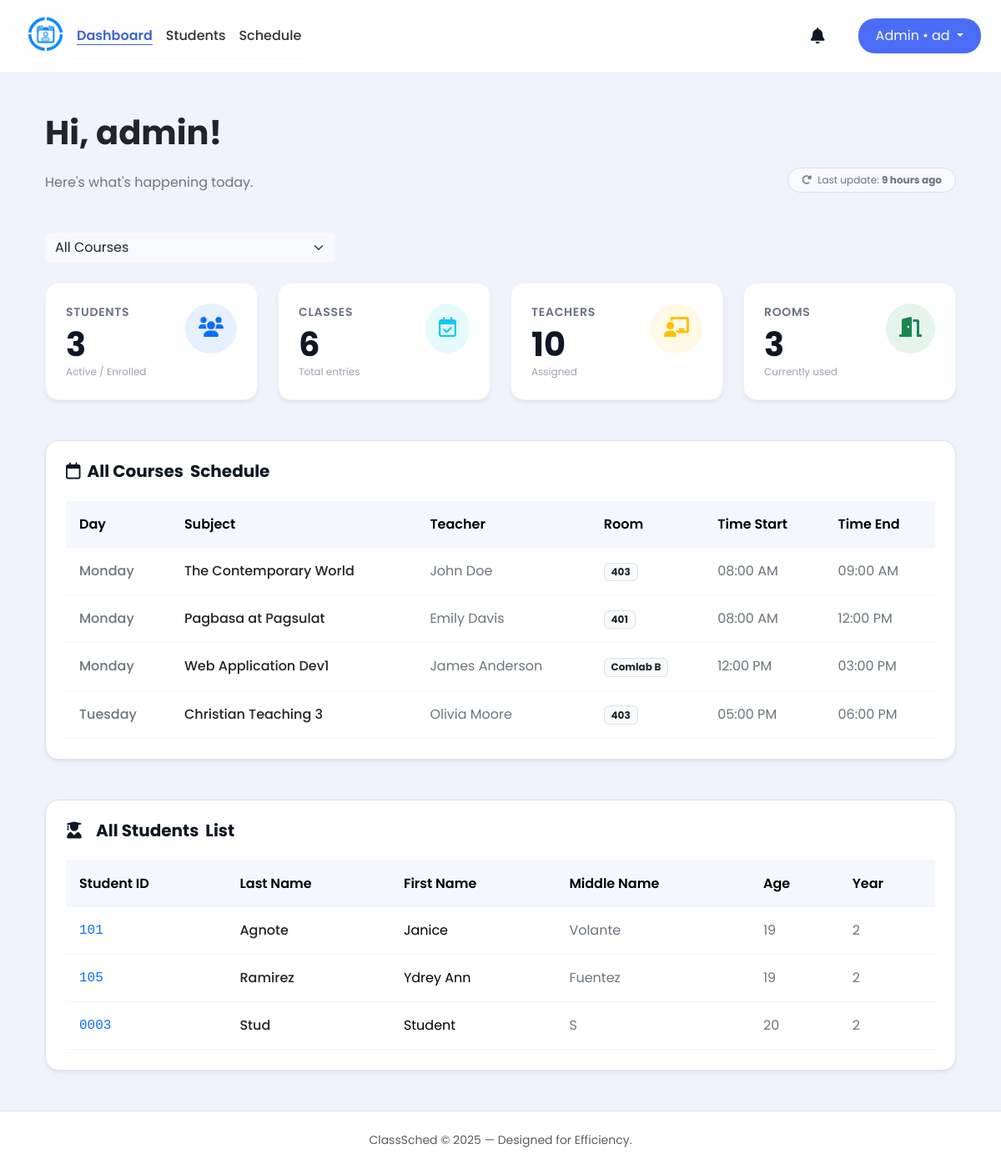
Page /src/admin_dashboard.php (signed in) on the committed database.
### tables this page shows
CREATE TABLE admin_system_log (
        id INTEGER PRIMARY KEY CHECK (id = 1),
        last_activity DATETIME DEFAULT CURRENT_TIMESTAMP
    );

CREATE TABLE schedules (
        id INTEGER PRIMARY KEY AUTOINCREMENT,
        day TEXT NOT NULL,
        subject_id INTEGER NOT NULL,
        teacher_id INTEGER NOT NULL,
        room TEXT(10),
        time_start TIME,
        time_end TIME,
        course_id INTEGER NOT NULL,

        FOREIGN KEY (teacher_id) REFERENCES teachers(id),
        FOREIGN KEY (course_id) REFERENCES courses(id),
        FOREIGN KEY (subject_id) REFERENCES subjects(id)
    );

CREATE TABLE students (
        id INTEGER PRIMARY KEY AUTOINCREMENT,
        user_id INTEGER UNIQUE,
        student_number TEXT(50) NOT NULL,
        last_name TEXT(50) NOT NULL,
        first_name TEXT(50),
        middle_name TEXT(50),
        age INTEGER,
        phone_number TEXT(20),
        course_id INTEGER NOT NULL,
        year_level INTEGER,
        email TEXT(255) UNIQUE,
        last_notification_check DATETIME DEFAULT "1970-01-01 00:00:00",
        FOREIGN KEY (user_id) REFERENCES users(id),
        FOREIGN KEY (course_id) REFERENCES courses(id)
    );

### src/notification.php (called while the page is built, shortened)
<?php
function notif($role = null, $handle_actions = true) {
    $user = $_SESSION["user"];
    $user_id = $user['id'];
    $db = get_db();
    if ($role === 'admin') {
        $last_check_row = $db->querySingle("SELECT last_notification_check FROM users WHERE id = $user_id", true);
        $last_click = ($last_check_row && $last_check_row['last_notification_check']) ? $last_check_row['last_notification_check'] : '1970-01-01 00:00:00';
        $stmt_count = $db->prepare("
            SELECT COUNT(*) FROM notifications
            WHERE is_read = 0
            AND created_at > :last_click
            AND (message LIKE '%bio%' OR message LIKE '%phone%')
        ");
        $stmt_count->bindValue(':last_click', $last_click, SQLITE3_TEXT);
        $unread_count = $stmt_count->execute()->fetchArray()[0];
        $stmt_highlight = $db->prepare("
            SELECT COUNT(*) FROM notifications
            WHERE is_read = 0
            AND (message LIKE '%bio%' OR message LIKE '%phone%')
        ");
        $highlight_count = $stmt_highlight->execute()->fetchArray()[0];
        $notif_result = $db->query("
            SELECT n.*, s.first_name, s.last_name
            FROM notifications n
            LEFT JOIN students s ON n.student_id = s.id
            WHERE (n.message LIKE '%bio%' OR n.message LIKE '%phone%')
            ORDER BY n.created_at DESC LIMIT 10
        ");
    }
    $notifications = [];
    if (isset($notif_result) && $notif_result) {
        while ($row = $notif_result->fetchArray(SQLITE3_ASSOC)) {
            $notifications[] = $row;
        }
    }
    return [
        'unread_count' => $unread_count ?? 0,
        'notifications' => $notifications,
        'highlight_count' => $highlight_count ?? 0
    ];
}

### src/admin_dashboard.php (the view, shortened to what this page needs)
<?php
require_once __DIR__ ."/notification.php";
$db = get_db();
$user = $_SESSION["user"];
$selected_course = isset($_GET['course_id']) ? (int)$_GET['course_id'] : COURSE_ALL;
switch ($selected_course) {
    default:
        $course_name = "All Courses";
        $student_title = "All Students";
        break;
}
if ($selected_course === COURSE_ALL) {
    $student_enrolled = $db->querySingle("SELECT COUNT(id) FROM students");
    $classes_count = $db->querySingle("SELECT COUNT(id) FROM schedules");
    $teachers_count = $db->querySingle("SELECT COUNT(id) FROM teachers");
    $rooms_count = $db->querySingle("SELECT COUNT(DISTINCT room) FROM schedules WHERE room IS NOT NULL AND room != ''");
}
$last_update_text = "Just now";
$last_activity_row = $db->querySingle("SELECT last_activity FROM admin_system_log WHERE id = 1", true);
if ($last_activity_row) {
    $last_update_ts = (int)$last_activity_row['last_activity'];
    $time_diff = time() - $last_update_ts;
    if ($time_diff < 60) {
        $last_update_text = "Just now";
    } else {
        $tokens = [
            31536000 => 'year',
            2592000 => 'month',
            604800 => 'week',
            86400 => 'day',
            3600 => 'hour',
            60 => 'minute',
            1 => 'second'
        ];
        foreach ($tokens as $unit => $text) {
            if ($time_diff < $unit) continue;
            $numberOfUnits = floor($time_diff / $unit);
            $last_update_text = $numberOfUnits . ' ' . $text . (($numberOfUnits > 1) ? 's' : '') . ' ago';
            break;
        }
    }
}
$sql_sched = "
    SELECT
        sch.*,
        sub.subject_name AS subject_name_display,
        t.name AS teacher_name_display
    FROM schedules sch
    LEFT JOIN subjects sub ON sch.subject_id = sub.id
    LEFT JOIN teachers t ON sch.teacher_id = t.id
";
if ($selected_course !== COURSE_ALL) {
    $sql_sched .= " WHERE sch.course_id = :course_id";
} else {
    $sql_sched .= " GROUP BY sch.subject_id, sch.teacher_id, sch.room, sch.time_start, sch.time_end, sch.day";
}
$sql_sched .= " ORDER BY sch.time_start ASC";
$stmt = $db->prepare($sql_sched);
$sched_result = $stmt->execute();
$sql_students = "SELECT * FROM students";
$sql_students .= " ORDER BY last_name ASC";
$stmt_students = $db->prepare($sql_students);
$students_result = $stmt_students->execute();
        ?>
<!DOCTYPE html>
<html lang="en">
<head>
    <link href="https://cdn.jsdelivr.net/npm/bootstrap@5.3.3/dist/css/bootstrap.min.css" rel="stylesheet">
    <link href="https://cdnjs.cloudflare.com/ajax/libs/font-awesome/6.0.0/css/all.min.css" rel="stylesheet">
    <link rel="stylesheet" href="../styles/admin_dashboard.css">
    <link rel="stylesheet" href="../styles/admin.css">
    <link rel="stylesheet" href="../styles/notification.css">
</head>
<body class="d-flex flex-column min-vh-100 position-relative">
    <nav class="navbar navbar-expand-sm sticky-top">
        <div class="container-fluid px-4">
            <div class="d-flex align-items-center">
                <a class="navbar-brand me-0" href="admin_dashboard.php">
                    <img src="../img/logo.png" width="60" height="60">
                </a>
            </div>
            <div class="offcanvas offcanvas-start" tabindex="-1" id="offcanvasNavbar" aria-labelledby="offcanvasNavbarLabel">
                <div class="offcanvas-body">
                    <ul class="navbar-nav justify-content-start flex-grow-1 pe-3">
                        <li class="nav-item"><a class="nav-link active" href="admin_dashboard.php">Dashboard</a></li>
                        <li class="nav-item"><a class="nav-link" href="admin_student_manage.php">Students</a></li>
                        <li class="nav-item"><a class="nav-link" href="admin_schedule.php">Schedule</a></li>
                    </ul>
                </div>
            </div>
            <div class="d-flex align-items-center gap-3">
                <div class="dropdown notification-container me-4 position-relative">
                    <i class="fa-solid fa-bell dropdown-toggle"
                       id="notificationDropdown"
                       data-bs-toggle="dropdown"
                       aria-expanded="false"
                       style="font-size: 1.2rem;">
                    </i>
                </div>
                <div class="dropdown">
                    <button class="btn btn-admin dropdown-toggle" type="button" data-bs-toggle="dropdown">
                        <span class="admin-text">Admin • </span><?php echo htmlspecialchars(substr($user["username"], 0, 2)); ?>
                    </button>
                </div>
            </div>
        </div>
    </nav>
    <div class="container px-4 py-5">
        <div class="row align-items-end mb-5">
            <div class="col-md-6">
                <h1 class="fw-bold text-dark mb-4">Hi, <?php echo htmlspecialchars($user["username"]); ?>!</h1>
                <p class="text-secondary mb-0">Here's what's happening today.</p>
            </div>
            <div class="col-md-6 text-md-end mt-3 mt-md-0">
                <span class="badge bg-light text-secondary border px-3 py-2 rounded-pill fw-normal">
                    <i class="fa-solid fa-rotate-right me-1"></i> Last update: <strong id="last_update_display"><?php echo $last_update_text; ?></strong>
                </span>
            </div>
        </div>
        <div class="row mb-4">
            <div class="col-md-4">
                <select id="course_select" class="form-select bg-light border-0" style="cursor: pointer;" onchange="fetchDashboardData(this.value)">
                    <option value="<?php echo COURSE_ALL; ?>" <?php if($selected_course == COURSE_ALL) echo 'selected'; ?>>All Courses</option>
                </select>
            </div>
        </div>
        <div class="row g-4 mb-5">
            <div class="col-md-3">
                <div class="stats-card">
                    <div class="d-flex justify-content-between align-items-start">
                        <div>
                            <div class="stats-label">Students</div>
                            <div class="stats-number" id="stat_students"><?php echo $student_enrolled; ?></div>
                            <div class="stats-sub">Active / Enrolled</div>
                        </div>
                        <div class="rounded-circle bg-primary bg-opacity-10 text-primary p-3">
                            <i class="fa-solid fa-users fs-4"></i>
                        </div>
                    </div>
                </div>
            </div>
            <div class="col-md-3">
                <div class="stats-card">
                    <div class="d-flex justify-content-between align-items-start">
                        <div>
                            <div class="stats-label">Classes</div>
                            <div class="stats-number" id="stat_classes"><?php echo $classes_count; ?></div>
                            <div class="stats-sub">Total entries</div>
                        </div>
                        <div class="rounded-circle bg-info bg-opacity-10 text-info p-3">
                            <i class="fa-regular fa-calendar-check fs-4"></i>
                        </div>
                    </div>
                </div>
            </div>
            <div class="col-md-3">
                <div class="stats-card">
                    <div class="d-flex justify-content-between align-items-start">
                        <div>
                            <div class="stats-label">Teachers</div>
                            <div class="stats-number" id="stat_teachers"><?php echo $teachers_count; ?></div>
                            <div class="stats-sub">Assigned</div>
                        </div>
                        <div class="rounded-circle bg-warning bg-opacity-10 text-warning p-3">
                            <i class="fa-solid fa-chalkboard-user fs-4"></i>
                        </div>
                    </div>
                </div>
            </div>
            <div class="col-md-3">
                <div class="stats-card">
                    <div class="d-flex justify-content-between align-items-start">
                        <div>
                            <div class="stats-label">Rooms</div>
                            <div class="stats-number" id="stat_rooms"><?php echo $rooms_count; ?></div>
                            <div class="stats-sub">Currently used</div>
                        </div>
                        <div class="rounded-circle bg-success bg-opacity-10 text-success p-3">
                            <i class="fa-solid fa-door-open fs-4"></i>
                        </div>
                    </div>
                </div>
            </div>
        </div>
        <div class="bg-white rounded-4 shadow-sm border p-4 mb-5">
            <h5 class="fw-bold mb-4 d-flex align-items-center gap-2">
                <i class="fa-regular fa-calendar text-brand-blue"></i>
                <span id="header_course_name"><?php echo $course_name; ?></span> Schedule
            </h5>
            <div class="table-responsive">
                <table class="table custom-table table-hover mb-0">
                    <thead>
                        <tr>
                            <th>Day</th>
                            <th>Subject</th>
                            <th>Teacher</th>
                            <th>Room</th>
                            <th>Time Start</th>
                            <th>Time End</th>
                        </tr>
                    </thead>
                    <tbody id="schedule_table_body">
                        <?php while ($row = $sched_result->fetchArray(SQLITE3_ASSOC)): ?>
                        <tr>
                            <td class="fw-medium text-secondary"><?php echo htmlspecialchars($row['day'] ?? '--'); ?></td>
                            <td class="fw-medium text-dark"><?php echo htmlspecialchars($row['subject_name_display'] ?? 'Unknown Subject'); ?></td>
                            <td class="text-secondary"><?php echo htmlspecialchars($row['teacher_name_display'] ?? 'Unknown Teacher'); ?></td>
                            <td><span class="badge bg-light text-dark border"><?php echo htmlspecialchars($row['room'] ?? 'TBA'); ?></span></td>
                            <td class="text-secondary">
                                <?php echo !empty($row['time_start']) ? date("h:i A", strtotime($row['time_start'])) : '--:--'; ?>
                            </td>
                            <td class="text-secondary">
                                <?php echo !empty($row['time_end']) ? date("h:i A", strtotime($row['time_end'])) : '--:--'; ?>
                            </td>
                        </tr>
                        <?php endwhile; ?>
                    </tbody>
                </table>
            </div>
        </div>
        <div class="bg-white rounded-4 shadow-sm border p-4">
            <h5 class="fw-bold mb-4 d-flex align-items-center gap-2">
                <i class="fa-solid fa-user-graduate text-brand-blue me-2"></i>
                <span id="header_student_title"><?php echo $student_title; ?></span> List
            </h5>
            <div class="table-responsive">
                <table class="table custom-table table-hover mb-0">
                    <thead>
                        <tr>
                            <th>Student ID</th>
                            <th>Last Name</th>
                            <th>First Name</th>
                            <th>Middle Name</th>
                            <th>Age</th>
                            <th>Year</th>
                        </tr>
                    </thead>
                    <tbody id="student_table_body">
                        <?php while ($student = $students_result->fetchArray(SQLITE3_ASSOC)): ?>
                        <tr>
                            <td class="fw-medium font-monospace text-primary"><?php echo htmlspecialchars($student['student_number'] ?? '--'); ?></td>
                            <td class="fw-medium text-dark"><?php echo htmlspecialchars($student['last_name'] ?? '--'); ?></td>
                            <td><?php echo htmlspecialchars($student['first_name'] ?? '--'); ?></td>
                            <td class="text-secondary"><?php echo htmlspecialchars($student['middle_name'] ?? '--'); ?></td>
                            <td class="text-secondary"><?php echo htmlspecialchars($student['age'] ?? '--'); ?></td>
                            <td class="text-secondary"><?php echo htmlspecialchars($student['year_level'] ?? '--'); ?></td>
                        </tr>
                        <?php endwhile; ?>
                    </tbody>
                </table>
            </div>
        </div>
    </div>
    <footer class="bg-white border-top py-4 text-center">
        <div class="container">
            <p class="text-muted small mb-0">ClassSched © 2025 — Designed for Efficiency.</p>
        </div>
    </footer>
</body>
</html>

### rows in the picture
admin_system_log: last_activity "9 hours ago"
schedules: day "Monday", subject_name_display "The Contemporary World", teacher_name_display "John Doe", room "403", time_start "08:00 AM", time_end "09:00 AM"
schedules: day "Monday", subject_name_display "Pagbasa at Pagsulat", teacher_name_display "Emily Davis", room "401", time_start "08:00 AM", time_end "12:00 PM"
schedules: day "Monday", subject_name_display "Web Application Dev1", teacher_name_display "James Anderson", room "Comlab B", time_start "12:00 PM", time_end "03:00 PM"
schedules: day "Tuesday", subject_name_display "Christian Teaching 3", teacher_name_display "Olivia Moore", room "403", time_start "05:00 PM", time_end "06:00 PM"
students: student_number "101", last_name "Agnote", first_name "Janice", middle_name "Volante", age "19", year_level "2"
students: student_number "105", last_name "Ramirez", first_name "Ydrey Ann", middle_name "Fuentez", age "19", year_level "2"
students: student_number "0003", last_name "Stud", first_name "Student", middle_name "S", age "20", year_level "2"

### other values in the picture
substr($user["username"], 0, 2) "ad"
$user["username"] "admin"
$student_enrolled "3"
$classes_count "6"
$teachers_count "10"
$rooms_count "3"
$course_name "All Courses"
$student_title "All Students"
